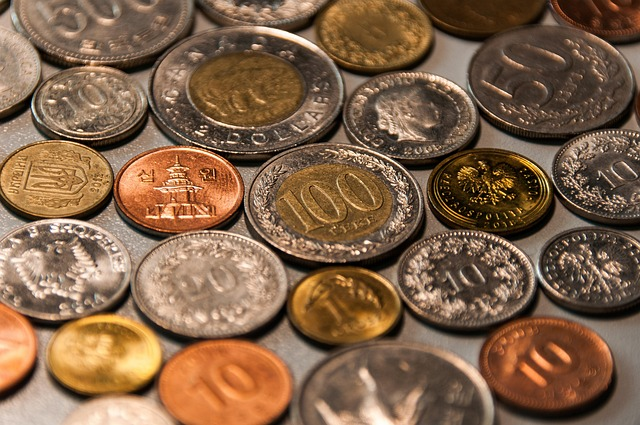
#> input picture image/coins.jpg, 640 x 425 px
$ python basic35.py
#> lines starting #> are read from the running program, lines starting #| are printed output that depends on the picture; after the words box and inside, x2 and y2 are one past the last pixel; in counts of white or black regions, pixels touching at a corner belong together
#Dilation Morphological(การขยายพื้นที่) basic35
import cv2
import matplotlib.pyplot as plt
import numpy as np

img = cv2.imread("image/coins.jpg",0)#อ่านภาพ
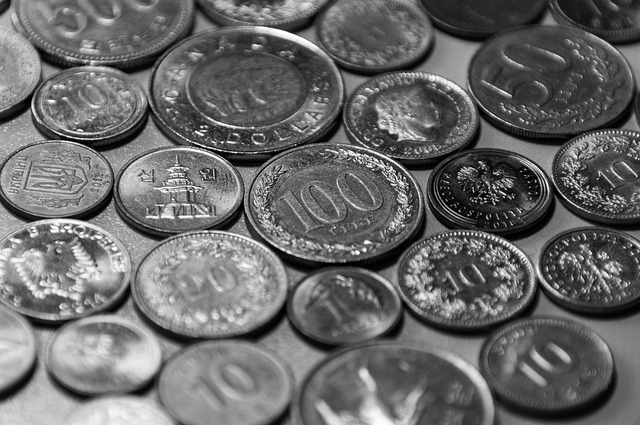
#> img: shape (425, 640); min 0, max 255, mean 105.9
img=cv2.resize(img,(400,400))#ปรับขนาดภาพ
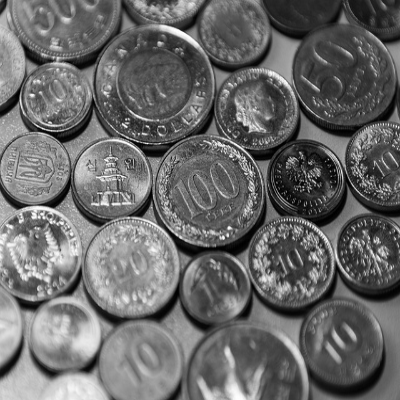
#> img: shape (400, 400); min 0, max 255, mean 105.8

thresh , result = cv2.threshold(img,170,255,cv2.THRESH_BINARY_INV)#ใช้ในการแปลงภาพเป็นภาพbinary ,img คือภาพที่เราอ่านมา
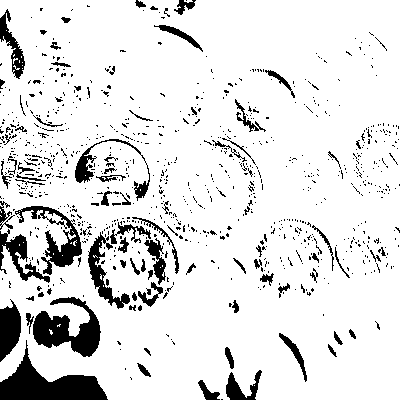
#> result: shape (400, 400); 88.3% white; 903 black regions (814 under 20 px), largest, box (x1, y1, x2, y2) and area: (0, 340, 108, 400) 2680, (33, 297, 101, 357) 2076, (15, 206, 82, 275) 1318
#,result เอาไว้เก็บภาพที่แปลงเป็นภาพbinary,thresh เอาไว้เก็บค่า threshold value

#สร้างกลุ่มเลข 1
#เพิ่มส่วนนี้ ***การขยายพื้นที่
#ตัวกรองข้อมูล ใช้ในการขยายพื้นที่ เช่นสร้างกลุ่มเลข 1 ขนาด 5x5
kernel = np.ones((5,5),np.uint8)#สร้าง kernel , ใช้สําหรับการขยายพื้นที่, ตัวเลขในอาเรย์คือ ขนาดของ kernel, np.uint8 คือ ชนิดของ kernel

#ใช้ในการขยายพื้นที่ของภาพ
img_dilation = cv2.dilate(result,kernel,iterations=2)#ใช้ในการขยายพื้นที่, img คือภาพที่เราอ่านมา,dilation เอาไว้เก็บภาพที่ขยายพื้นที่แล้ว,
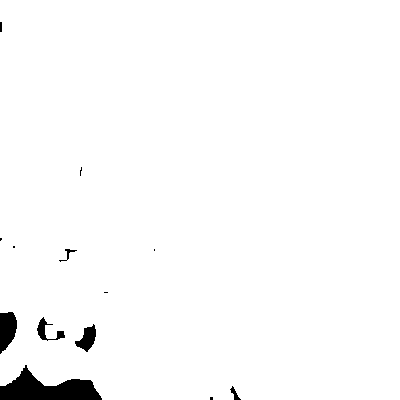
#> img_dilation: shape (400, 400); 98% white; 13 black regions (6 under 20 px), largest, box (x1, y1, x2, y2) and area: (0, 365, 102, 400) 1907, (0, 312, 17, 354) 527, (75, 324, 96, 352) 311
#kernel คือ kernel ที่ใช้ในการขยายพื้นที่, 2 คือจํานวนที่ใช้ในการขยายพื้นที่ หรือทำซ้ำ 2รอบ ,กรอง2 รอบ

title = ["ORIGINAL","THRESH","Dilation"]#ตัวแปร title เก็บชื่อภาพ, "Original" คือชื่อภาพตัวแรก , "Dilation" คือชื่อภาพตัวที่สอง
images = [img,result,img_dilation]#เก็บภาพที่ตัวแปร images, img คือภาพที่เราอ่านมา, img_dilation คือภาพที่เราขยายพื้นที่แล้ว

for i in range(len(images)):#range คือการวนลูป , len คือการหาความยาวของ images
    plt.subplot(1,3,i+1)#plt.subplot คือการแสดงภาพในหน้าต่าง ,แสดงตำแหน่งที่ 1เป็นต้นไป
    plt.imshow(images[i],cmap="gray")#แสดงภาพ
    plt.title(title[i])#แสดงชื่อ
    plt.xticks([]),plt.yticks([])#ไม่แสดงตัวแปร x และ y
#> this loop made 3 passes

plt.show()#แสดงภาพ

$ run again, with image/ball.jpg copied over image/coins.jpg
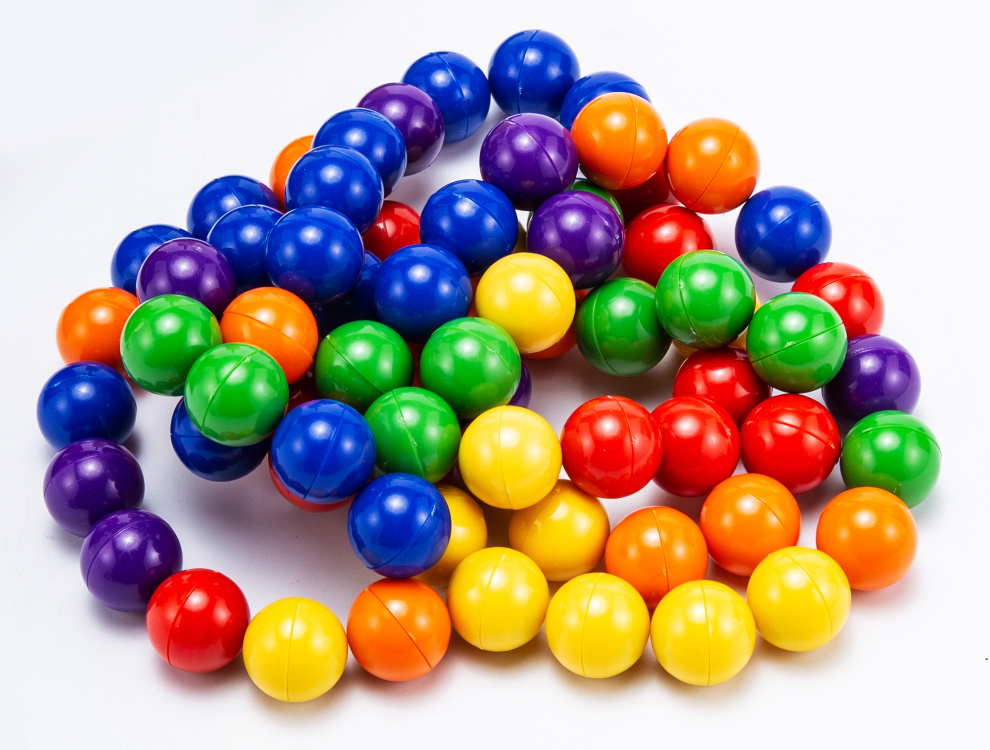
#> input picture image/ball.jpg, 1980 x 1500 px (shown at 1/2 size)
#> `thresh , result = cv2.threshold(img,170,255,cv2.THRESH_BINARY_INV)#ใช้..`:
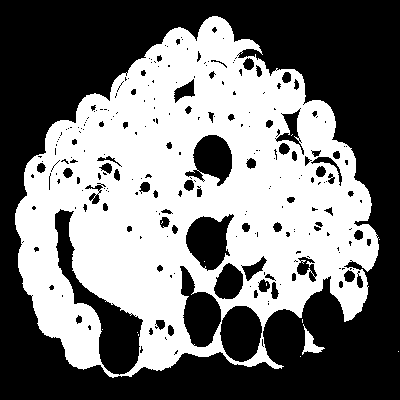
#> result: shape (400, 400); 46.2% white; 13 white regions (11 under 20 px), largest, box (x1, y1, x2, y2) and area: (15, 16, 379, 378) 73588, (302, 324, 325, 355) 245
#> `img_dilation = cv2.dilate(result,kernel,iterations=2)#ใช้ในการขยายพื้น..`:
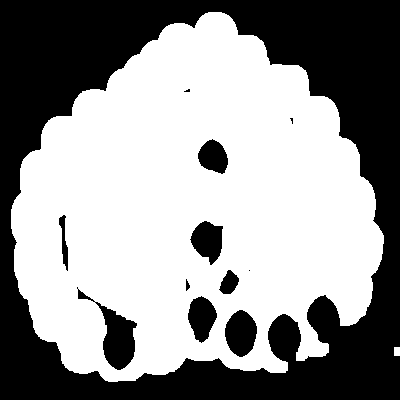
#> img_dilation: shape (400, 400); 57.9% white; 12 black regions (3 under 20 px), largest, box (x1, y1, x2, y2) and area: (0, 0, 400, 400) 61418, (77, 287, 137, 370) 1624, (225, 310, 257, 357) 1111
#> the loop `for i in range(len(images)):#range คือการวนลูป , len คือการหาความยาวขอ..` made 3 passes

$ run again, with image/ballcolor.jpg copied over image/coins.jpg
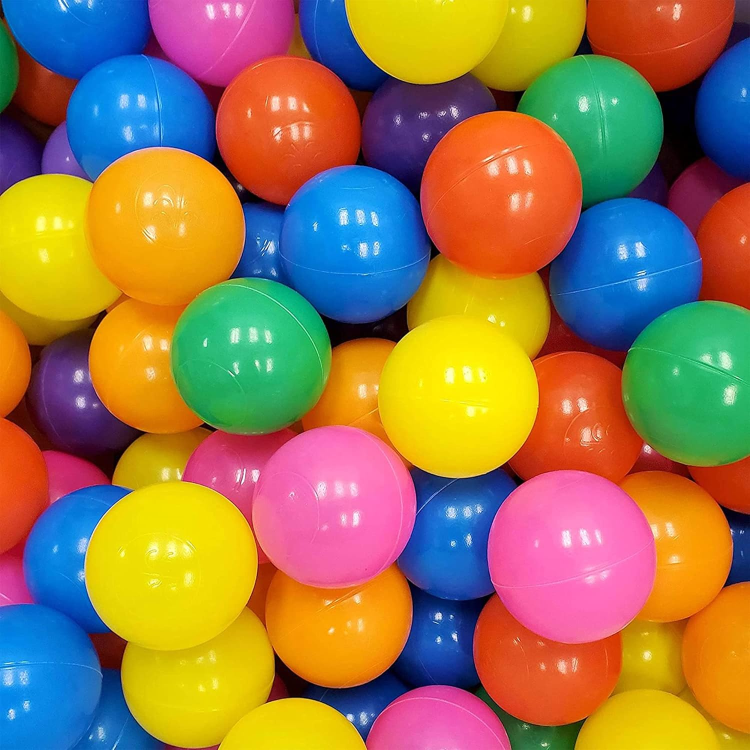
#> input picture image/ballcolor.jpg, 1500 x 1500 px (shown at 1/2 size)
#> `thresh , result = cv2.threshold(img,170,255,cv2.THRESH_BINARY_INV)#ใช้..`:
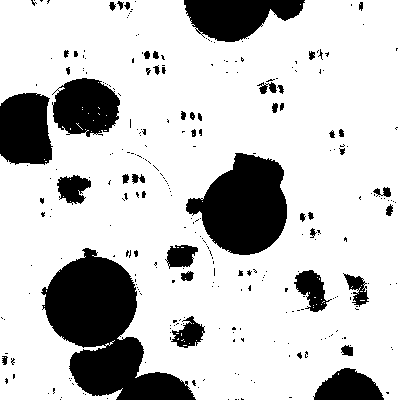
#> result: shape (400, 400); 78.4% white; 291 black regions (242 under 20 px), largest, box (x1, y1, x2, y2) and area: (41, 248, 196, 400) 11273, (186, 153, 287, 255) 6808, (184, 0, 305, 42) 3344
#> `img_dilation = cv2.dilate(result,kernel,iterations=2)#ใช้ในการขยายพื้น..`:
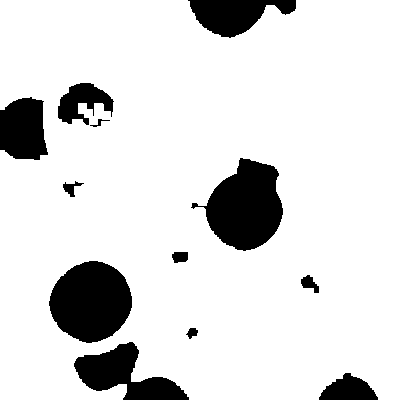
#> img_dilation: shape (400, 400); 86.7% white; 12 black regions, largest, box (x1, y1, x2, y2) and area: (191, 158, 283, 251) 5143, (49, 261, 132, 343) 5107, (74, 342, 189, 400) 3187
#> the loop `for i in range(len(images)):#range คือการวนลูป , len คือการหาความยาวขอ..` made 3 passes
